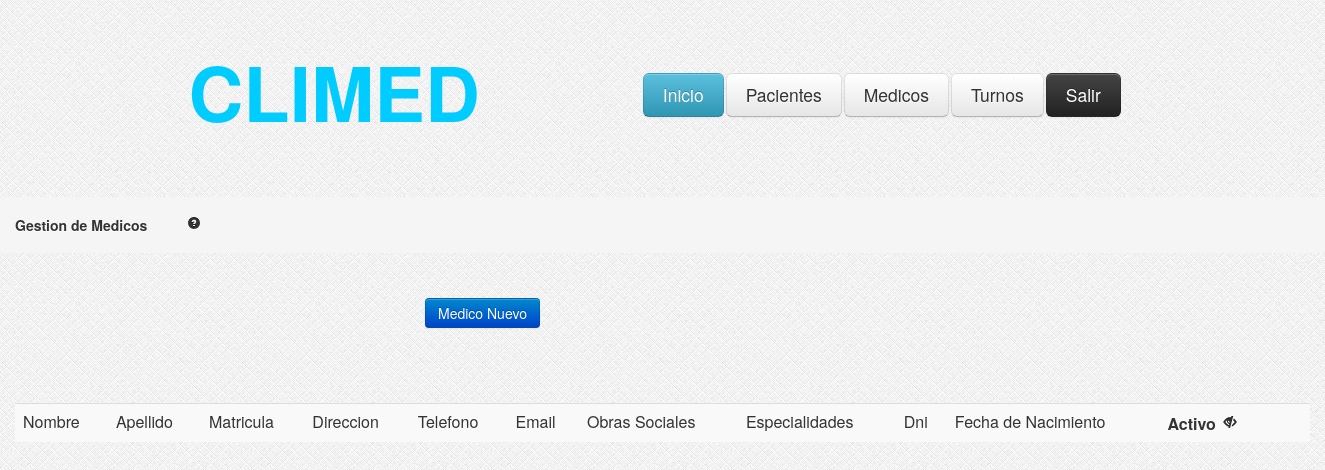
/GestionMedicos.php, run on an earlier commit of the app's database.
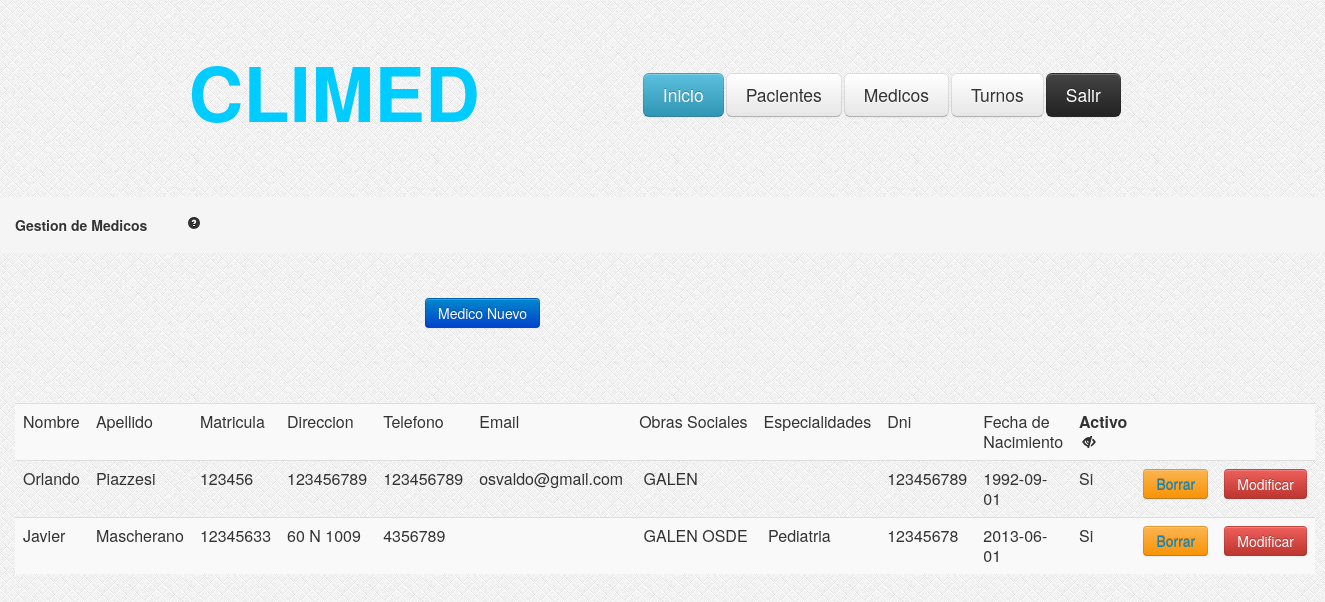
And on a later commit of the database.
### tables this page shows
CREATE TABLE IF NOT EXISTS `medicos` (
  `idmedico` int(11) NOT NULL AUTO_INCREMENT,
  `nombre` varchar(100) NOT NULL,
  `apellido` varchar(100) NOT NULL,
  `nromatricula` int(11) NOT NULL,
  `email` varchar(100) NOT NULL,
  `telefono` int(25) NOT NULL,
  `fechaNac` date NOT NULL,
  `dni` int(11) NOT NULL,
  `direccion` varchar(255) DEFAULT NULL,
  `activo` tinyint(1) NOT NULL DEFAULT '1',
  PRIMARY KEY (`idmedico`)
);

CREATE TABLE IF NOT EXISTS `med_obrasocial` (
  `idmedico` int(11) NOT NULL,
  `idobra` int(11) NOT NULL,
  PRIMARY KEY (`idmedico`,`idobra`)
);

CREATE TABLE IF NOT EXISTS `obrasociales` (
  `idobra` int(11) NOT NULL AUTO_INCREMENT,
  `nombre` varchar(200) NOT NULL,
  `activo` tinyint(1) NOT NULL DEFAULT '1',
  PRIMARY KEY (`idobra`)
);

CREATE TABLE IF NOT EXISTS `med_esp` (
  `idmedico` int(11) NOT NULL,
  `idespecialidad` int(11) NOT NULL,
  PRIMARY KEY (`idmedico`,`idespecialidad`)
);

CREATE TABLE IF NOT EXISTS `especialidades` (
  `idespecialidad` int(11) NOT NULL AUTO_INCREMENT,
  `nombre` varchar(200) NOT NULL,
  `activo` tinyint(1) NOT NULL DEFAULT '1',
  PRIMARY KEY (`idespecialidad`)
);

### GestionMedicos.php (the view, shortened to what this page needs)
<?php
	if (!isset($_GET['ojito'])) {
		$ojito=1;
	}else{
		$ojito=$_GET['ojito'];
	}
	$consulta = "SELECT * FROM medicos WHERE medicos.activo = ".$ojito." OR 0 = ".$ojito." ";
    $resultado = mysql_query($consulta);
?>
<head>
<link rel="stylesheet" type="text/css" href="css/estilo.css"/>
<link rel="stylesheet" type="text/css" href="css/bootstrap.css"/>
<link rel="stylesheet" type="text/css" href="css/bootstrap-responsive.css"/>
</head>
<body style="background-image:url('images/bg.png')">
	<?php include_once('header.php'); ?>
	<div class="contenedor">
		<ul class="breadcrumb">
			<li>
				<h5>Gestion de Medicos<a href="#" style="margin-left: 40px;"><i class="icon-question-sign"></i></a></h5>
			</li>
		</ul>
		<button class="btn btn-primary" type="button" onclick="location.href='AltaMedicos.php'"
				style="margin-top: 25px;margin-left: 425px;">Medico Nuevo</button>
		<div id="tabla-gestion-medicos">
			<table class="table table-striped">
				<tr>
					<td>Nombre </td>
					<td>Apellido</td>
					<td>Matricula</td>
					<td>Direccion</td>
					<td>Telefono</td>
					<td>Email</td>
					<td>Obras Sociales</td>
					<td>Especialidades</td>
					<td>Dni</td>
					<td>Fecha de Nacimiento</td>
					<td><b>Activo</b>
					<?php
						if($ojito == 1){
							echo "<a href='GestionMedicos.php?ojito=0'><i class='icon-eye-close' style='margin-left: 3px; margin-top: 3px;'></i></a>";
						} else {
							echo "<a href='GestionMedicos.php?ojito=1'><i class='icon-eye-open' style='margin-left: 3px; margin-top: 3px;'></i></a>";
						}
					?>
					</td>
					<td></td>
					<td></td>
				</tr>
				<?php
			while ($valor = mysql_fetch_array($resultado))
			{
			?>
				<tr>
					<td><?php echo $valor["nombre"]; ?></td>
					<td><?php echo $valor["apellido"]; ?></td>
					<td><?php echo $valor["nromatricula"]; ?></td>
					<td><?php echo $valor["direccion"]; ?></td>
					<td><?php echo $valor["telefono"]; ?></td>
					<td><?php echo $valor["email"]; ?></td>
					<td><?php
					$query= "SELECT  * from med_obrasocial as mo
							 inner join obrasociales as o on o.idobra = mo.idobra
							 where mo.idmedico = ".$valor["idmedico"]."";
					$res = mysql_query($query);
					while ($obra=mysql_fetch_array($res)) {
					echo "&nbsp;".$obra["nombre"]."";
					}
					?>
					</td>
					<td><?php
					$query= "SELECT  * from med_esp as me
							 inner join especialidades as e on e.idespecialidad = me.idespecialidad
							 where me.idmedico = ".$valor["idmedico"]."";
					$res = mysql_query($query);
					while ($esp=mysql_fetch_array($res)) {
					echo "&nbsp;".$esp["nombre"]."";
					}
					?>
					</td>
					<td><?php echo $valor["dni"]; ?></td>
					<td><?php echo $valor["fechaNac"]; ?></td>
					<?php
						$idmedico = $valor['idmedico'];
						if( $valor["activo"] == 1 ){
							echo "<td>  Si </td>";
							echo "<td><button class='btn btn-warning' type='button'><a href='BorrarMedico.php?idmedico=".$idmedico."'>Borrar </a></button> </td>";
						}
						else {
							echo "<td>No</td>";
							echo "<td><button class='btn btn-success' type='button'><a href='HabilitarMedico.php?idmedico=".$idmedico."'>Habilitar </a></button> </td>";
						}
					?>
					<td><button class="btn btn-danger" onclick="location.href='CargaMedico.php?idmedico=<?php echo $idmedico; ?> '" type="button">Modificar</button> </td>
				</tr>
			<?php
			}
			?>
			</table>
		</div>
	</div>
</body>
</html>

### header.php (shortened to what this page needs)
<div class="header">
<table style="margin-top: 40px; ">
	<tr>
	<td>
		<h3 style="font-size: 76px;margin-top: 30px; color: #00CCFF;">CLIMED</h3>
	</td>
	<td>
		<div class="menu">
			<table>
				<tr>
					<td><a href="index.php"><button class="btn btn-large btn-info" type="button">Inicio</button></a></td>
					<td><a href="GestionPacientes.php"><button class="btn btn-large" type="button">Pacientes</button></a></td>
					<td><a href="GestionMedicos.php"><button class="btn btn-large" type="button">Medicos</button></a></td>
					<td><a href="GestionTurnos.php"><button class="btn btn-large" type="button">Turnos</button></a></td>
					<td><a data-toggle="modal" role="button" href="#exit" class="btn btn-inverse btn-large">Salir</a></td>
				</tr>
			</table>
		</div>
	</td>
	</tr>
</table>
</div>

### css/estilo.css (style rules this page uses)
.header { width:950px; height:auto; margin: auto; }
.menu { margin-top:27px; margin-left:160px; }
.contenedor { margin-top: 75px; }
#tabla-gestion-medicos { margin-top: 75px; margin-left: 15px; margin-right: 15px; }

What changed in the data, as far as the page shows it:
added medicos: nombre "Orlando", apellido "Piazzesi", nromatricula "123456", direccion "123456789", telefono "123456789", email "osvaldo@gmail.com", dni "123456789", fechaNac "1992-09-01"
added med_obrasocial: idobra.nombre "GALEN", shown under "Orlando"
added medicos: nombre "Javier", apellido "Mascherano", nromatricula "12345633", direccion "60 N 1009", telefono "4356789", dni "12345678", fechaNac "2013-06-01"
added med_obrasocial: idobra.nombre "GALEN", shown under "Javier"
added med_obrasocial: idobra.nombre "OSDE", shown under "Javier"
added med_esp: idespecialidad.nombre "Pediatria"
